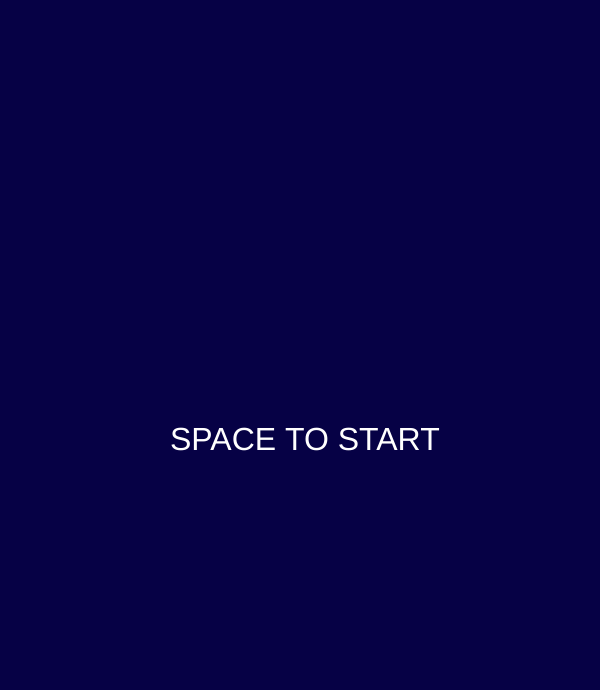
Frame 1 (no input)
Frame 60 (no input): identical to frame 1, image omitted
Frame 120 (the mouse pressed at the canvas centre since frame 60): identical to frame 1, image omitted

The p5.js sketch that drew this single still picture (run headless with seeded random() and noise() and a simulated clock; from frame 60 on, the mouse is pressed at the canvas centre):

// p5.js sketch
// ── sketch.js
let Button;
let myPlayer;
let life = 5;

let bulletLevel = 1;
let bulletSpeed = 10;
let bulletSize = 10;
let playerBullets = [];
let enemyBullets = [];
let playerAngle;
let playerInvul = 0;
let invulCD = 0;

let enemies = [];
let pickups =[];
let r;

let gameState = 0;
let timer = 0;
let count = 0;
let counts=[];
let frequency = 20;
//framerate = 60
function setup() {
  createCanvas(600, 690);
  textSize(32);
  myPlayer = new Player();
  rectMode(CENTER);
  /*
  button = Button("START");
  button.mousePressed(start);
  button.position(width/2, height/2);
  button.addClass('big-btn');*/
}

function draw() {
  if (gameState == 0){
    background("#060145");
    fill("#FFFFFF");
    text("SPACE TO START", 170, 450);
  }
  if (gameState == 1){
    background(0);
    //time based spawn
    switch (timer){
      case 120:
        enemies.push(new Enemy(width/2, 1, 50, 1, 1, 0.5));
        counts.push(0);
        break;
      case 180:
        enemies.push(new Enemy(width/2, 1, 50, 1, 1, 0.5));
        counts.push(0);
        break;
      case 240:
        enemies.push(new Enemy(width/2, 1, 50, 1, 1, 0.5));
        counts.push(0);
        break;
      case 300:
        enemies.push(new Enemy(width/2, 1, 50, 1, 1, 0.5));
        counts.push(0);
        break;
      case 360:
        enemies.push(new Enemy(width/2, 1, 50, 1, 1, 0.5));
        counts.push(0);
        break;
      case 1200:
        enemies.push(new Enemy(1, 100, 50, 1, 1, -0.5));
        counts.push(0);
        enemies.push(new Enemy(width-1, 100, 50, 1, -1, -0.5));
        counts.push(0);
        break;
      case 1260:
        enemies.push(new Enemy(1, 50, 50, 2, 0.5, 0)); //type 2
        counts.push(0);
        break;
      case 2760:
        enemies.push(new Enemy(3*width/4, 1, 50, 1, -1, 0.5));
        counts.push(0);
        break;
      case 2820:
        enemies.push(new Enemy(3*width/4, 1, 50, 1, -1, 0.5));
        counts.push(0);
        break;
      case 2880:
        enemies.push(new Enemy(3*width/4, 1, 50, 1, -1, 0.5));
        counts.push(0);
        break;
      case 2940:
        enemies.push(new Enemy(3*width/4, 1, 50, 1, -1, 0.5));
        counts.push(0);
        break;
      case 3000:
        enemies.push(new Enemy(3*width/4, 1, 50, 1, -1, 0.5));
        counts.push(0);
        break;
      case 3600:
        enemies.push(new Enemy(1, 50, 50, 2, 0.5, 0)); //type 2
        counts.push(0);
        enemies.push(new Enemy(width-1, 50, 50, 2, -0.5, 0)); //type 2
        counts.push(0);
        break;
      default:
        break;
    }
    //hp display
    fill("#00F0FF");
    text("Lives:", 0, 50);
    text(life, 90, 50);
    myPlayer.show();
    for (let i = 0; i < enemies.length; i++) {
      enemies[i].show();
      enemies[i].move();
      enemies[i].checkCollision(playerBullets);
      switch (enemies[i].type){
        case 1:
          if (fract(counts[i]/50) == 0) {
            playerAngle = myPlayer.pos.sub(enemies[i].pos);
            enemyBullets.push(new EnemyBullet(enemies[i].pos.x, enemies[i].pos.y, playerAngle.heading(), 10, 1));
          }
          if (enemies[i].hp <= 0) {
            r = random(1, 100);
            if (r <= 20){
              pickups.push(new Pickup(enemies[i].pos.x, enemies[i].pos.y, 1));
            }
            enemies.splice(i, 1);
            counts.splice(i, 1);
          }
          break;
        case 2:
          if (fract(counts[i]/80) == 0) {
            for(a = 0; a <= 3.14; a+=0.523) {
              enemyBullets.push(new EnemyBullet(enemies[i].pos.x, enemies[i].pos.y, a, 20, 2));
            }
          }
          if (enemies[i].hp <= 0) {
            bulletSpeed +=5;
            bulletSize += 5;
            frequency -= 3;
            enemies.splice(i, 1);
            counts.splice(i, 1);
          }
          break;
        default:
          break;
      }
    }
    for (let i = 0; i < pickups.length; i++) {
      pickups[i].show();
      pickups[i].move();
    }
    myPlayer.checkCollision(enemyBullets);
    myPlayer.enemyCollision(enemies);
    myPlayer.checkPickup(pickups);
    if (invulCD == 180) {
      playerInvul = 0;
      invulCD = 0;
    } else if (playerInvul == 1){
      invulCD++;
    }
    if (fract(timer/frequency) == 0) {
      playerBullets.push(new PlayerBullet());
    }

    
    for (let i = 0; i < playerBullets.length; i++) {
      playerBullets[i].show();
      playerBullets[i].move();
    }
    for (let i = 0; i < enemyBullets.length; i++) {
      enemyBullets[i].show();
      enemyBullets[i].move();
    }
    for (let i = 0; i < playerBullets.length; i++) {
      if (playerBullets[i].y <= -10) {
        playerBullets.splice(i, 1);
      }
    }
    for (let i = 0; i < enemyBullets.length; i++) {
      if (enemyBullets[i].pos.x > width+10 || enemyBullets[i].pos.x < -10 || enemyBullets[i].pos.y > height) {
        enemyBullets.splice(i, 1);
      }
    }
    for (let i = 0; i < pickups.length; i++) {
      pickups[i].move();
    }
    for (let i = 0; i < pickups.length; i++) {
      if (pickups[i].pos.y >= height) {
        pickups.splice(i, 1);
      }
    }
    for (let i = 0; i < counts.length; i++) {
      counts[i]++;
    }
    timer++;
    if(life <= 0){
      gameState = 3;
      enemies.length = 0;
      counts.length = 0;
      playerBullets.length = 0;
      enemyBullets.length = 0;
    }
  }
  if (gameState == 3){
    background("#450142");
    fill("#E20A0A");
    text("GAME OVER", 170, 450);
  }
}

class Player {
  constructor() {
    this.size = 10;
    this.pos = createVector(mouseX, mouseY);
  }
  show() {
    this.pos.set(mouseX, mouseY);
    if(playerInvul == 0) {
      fill("#FFDC00");
      triangle(mouseX-20, mouseY+10, mouseX+20, mouseY+10, mouseX, mouseY-20);
      fill("#2AFF00");
      ellipse(mouseX, mouseY, this.size);
    } else {
      fill("#FFFFFF");
      triangle(mouseX-20, mouseY+10, mouseX+20, mouseY+10, mouseX, mouseY-20);
      fill("#FF8600");
      ellipse(mouseX, mouseY, this.size);
    }
  }
  checkCollision(blts) {
    for (let i = 0; i < blts.length; i++) {
      let blt = blts[i];
      let d = dist(this.pos.x, this.pos.y, blt.pos.x, blt.pos.y);
      if (d < this.size/2 + blt.size/2) {
        if(playerInvul == 0) {
          fill("#FF0000");
          ellipse(this.pos.x, this.pos.y, 20);
          blts.splice(i, 1);
          playerInvul = 1;
          life--;
        }
      }
    }
  }
  enemyCollision(enms) {
    for (let i = 0; i < enms.length; i++) {
      let enm = enms[i];
      let d = dist(this.pos.x, this.pos.y, enm.pos.x, enm.pos.y);
      if (d < this.size/2 + enm.size/2) {
        if(playerInvul == 0) {
          fill("#FF0000");
          ellipse(this.pos.x, this.pos.y, 20);
          playerInvul = 1;
          life--;
        }
      }
    }
  }
  checkPickup(ps) {
    for (let i = 0; i < ps.length; i++) {
      let p = ps[i];
      let d = dist(this.pos.x, this.pos.y, p.pos.x, p.pos.y);
      if (d < this.size/2 + 12) {
        life +=1;
        ps.splice(i, 1);
      }
    }
  }
}

class PlayerBullet {
  constructor() {
    this.size = bulletSize;
    this.spd = bulletSpeed;
    this.pos = createVector(mouseX, mouseY);
  }
  show() {
    fill("#00F0FF");
    ellipse(this.pos.x, this.pos.y, this.size);
  }
  move() {
    this.pos.y -= this.spd;
  }
}

class Enemy {
  constructor(x, y, size, type, vx, vy) {
    this.size = size;
    this.pos = createVector(x, y);
    this.vel = createVector(vx, vy);
    this.type = type;
    switch (type){
      case 1:
        this.hp = 5;
        break;
      case 2:
        this.hp = 10;
        break;
      default:
        break;
    }
  }
  show() {
    if(this.type == 1){
      fill("#536B08");
    } else if(this.type == 2){
      fill("#C000B7");
    }
    ellipse(this.pos.x, this.pos.y, this.size);
  }
  move(){
    this.pos.add(this.vel);
    if(this.pos.x <= 0 || this.pos.x >= width){
      this.vel.x *= (-1);
    }
    if(this.pos.y <= 0 || this.pos.y >= height/2){
      this.vel.y *= (-1);
    }
  }
  checkCollision(blts) {
    for (let i = 0; i < blts.length; i++) {
      let blt = blts[i];
      let d = dist(this.pos.x, this.pos.y, blt.pos.x, blt.pos.y);
      if (d < this.size/2 + blt.size/2) {
        fill("#FFFFFF");
        this.hp--;
        ellipse(this.pos.x, this.pos.y, this.size);
        blts.splice(i, 1);
      }
    }
  }
}

class EnemyBullet {
  constructor(x, y, a, s, t) {
    this.size = s;
    this.pos = createVector(x, y);
    this.vel = p5.Vector.fromAngle(a, 3);
    this.type = t;
  }
  show() {
    switch (this.type){
      case 1:
        fill("#b0fa04ff");
        ellipse(this.pos.x, this.pos.y, this.size);
        break;
      case 2:
        fill("#FF0000");
        ellipse(this.pos.x, this.pos.y, this.size);
        break;
      default:
        break;
    }
    
  }
  move() {
    this.pos.add(this.vel);
    if(this.type == 3){
      if(this.pos.x <= 0 || this.pos.x >= width){
      this.vel.x *= (-1);
    }
    }
  }
}

class Pickup {
  constructor(x, y, type) {
    this.pos = createVector(x, y);
    this.vel = createVector(0, 1);
    this.type = type;
  }
  show() {
    push();
    if(this.type == 1){
      strokeWeight(0);
      fill("#09d127ff");
      rect(this.pos.x, this.pos.y, 25, 10);
      rect(this.pos.x, this.pos.y, 10, 25);
      
    } else if(this.type == 2){
      fill("#e6b40fff");
      ellipse(this.pos.x, this.pos.y, 25);
    }
    pop();
  }
  move(){
    this.pos.add(this.vel);
  }
}

function keyPressed() {
  if (gameState == 0 && key === " ") {
    gameState = 1;
    
  }
}
function mousePressed(){
  if (gameState == 3 && key === " ") {
    timer = 0;
    count = 0;
    life = 5;
    bulletSpeed = 10;
    bulletSize = 10;
    bulletLevel = 1;
    frequency = 20;
    playerInvul = 0;
    invulCD = 0;
    gameState = 0;
  }
}
